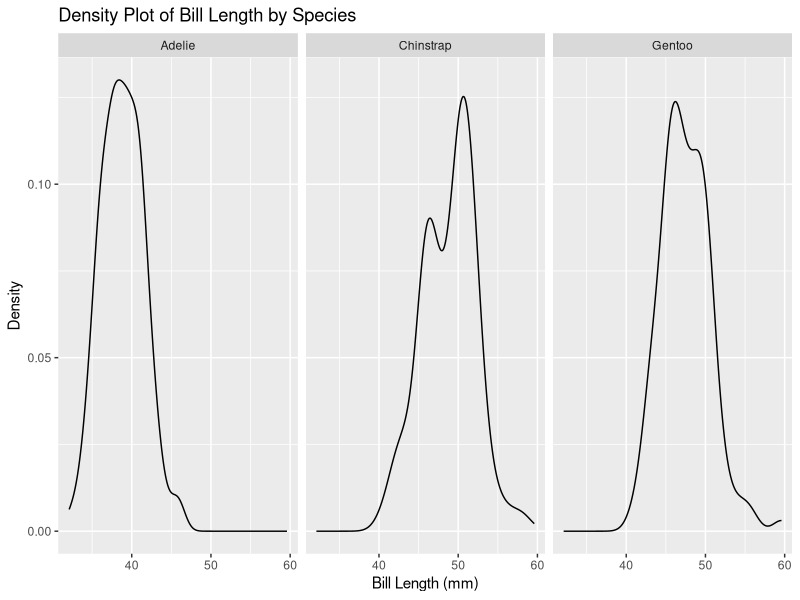
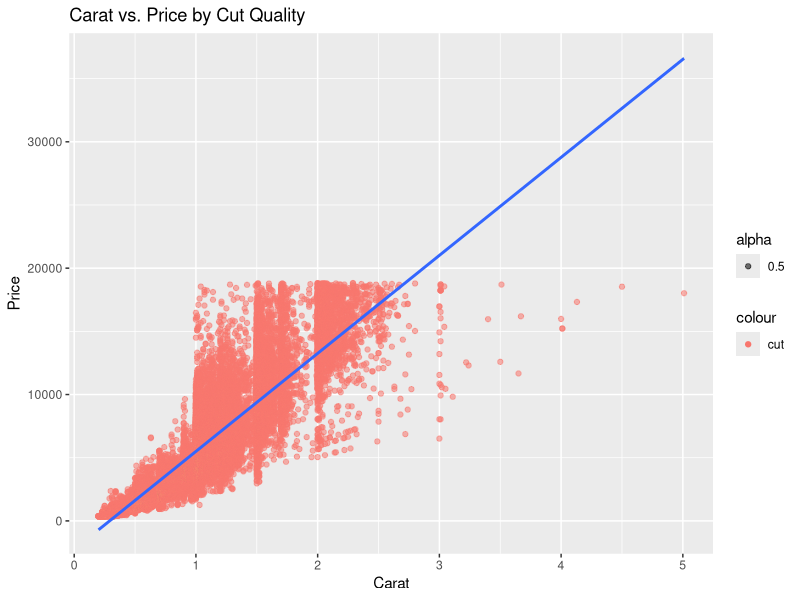
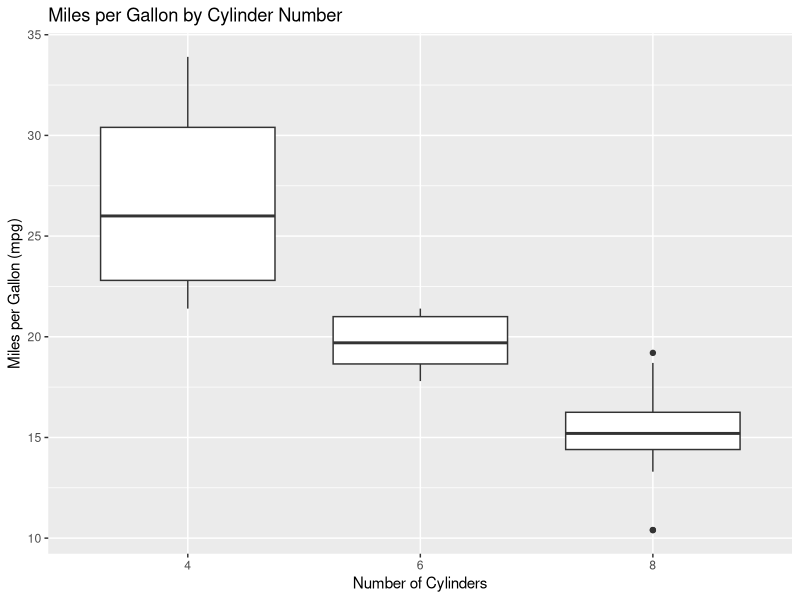
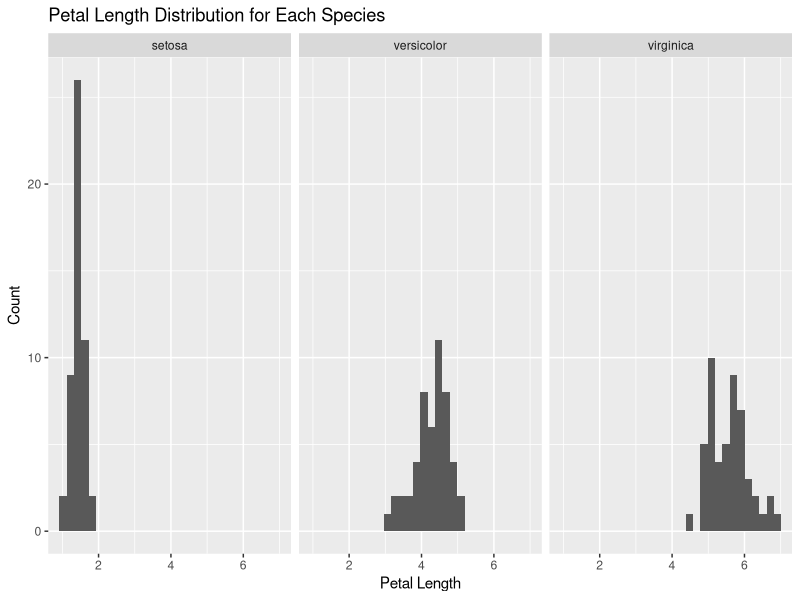

Write the R code that produced these figures, in order.
# Please create teh following plots:

# Q1 ----

# Load the tidyverse library
library(tidyverse)

# Load the palmerpenguins library
library(palmerpenguins)

# Load the penguins dataset
data(penguins)

# Plot 1
# Create a density plot of the 'bill_length_mm' column of the penguins
# dataset.
# Use the ggplot() function to create the plot.
# Use the aes() function to specify the x-axis variable.
# Inside the aes() function, set the x parameter to the 'bill_length_mm'
# column of the penguins dataset.
# Add a + sign after the ggplot() function.
# Use the geom_density() function to add a density plot to the ggplot()
# function.
# Add a + sign after the geom_density() function.
# Use the facet_grid() function to add a facet to the ggplot() function.
# Inside the facet_grid() function, set the formula to
# "~ species".
# Add a + sign after the facet_grid() function.
# Use the labs() function to add a title to the ggplot() function.
# Inside the labs() function, set the title parameter to
# "Density Plot of Bill Length by Species".
# Set the x parameter to "Bill Length (mm)".
# Set the y parameter to "Density".

plot1 <- ggplot(penguins, mapping=aes(x=bill_length_mm)) + 
  geom_density() +
  facet_grid(~ species) +
  labs(title='Density Plot of Bill Length by Species', x='Bill Length (mm)', y='Density')


# To verify your answer, run the following code
plot1

# Q2 ----

# Use the diamonds dataset from ggplot2
data(diamonds)

# Plot 2
# Create a scatter plot of 'carat' vs. 'price', colored by 'cut' quality.
# Use the ggplot() function to create the plot.
# Use the aes() function to specify the x-axis and y-axis variables.
# Inside the aes() function, set the x parameter to 'carat', the y parameter to 'price'.
# Add a + sign after the ggplot() function.
# Use the geom_point() function to add a scatter plot to the ggplot() function. 
# Inside the geom_point() function, use the aes() function to set the color parameter to 'cut'.
# Set the alpha parameter inside geom_point() to 0.5 to make the points semi-transparent if there is overplotting.
# Use the geom_smooth() function to add a smooth line through the points for each 'cut' category, setting the method argument to "lm" for linear models.
# Add a + sign after the geom_point() (and geom_smooth(), if used) function.
# Use the labs() function to add a title to the ggplot() function.
# Inside the labs() function, set the title parameter to "Carat vs. Price by Cut Quality",
# Set the x parameter to "Carat",
# Set the y parameter to "Price".

plot2 <- ggplot(diamonds, mapping=aes(x = carat, y = price)) +
  geom_point(aes(color = 'cut', alpha = 0.5)) +
  geom_smooth(method = lm) +
  labs(title='Carat vs. Price by Cut Quality', x = 'Carat', y = 'Price')


# To verify your answer, run the following code
plot2

# Q3 ----


# Use the mtcars dataset
data(mtcars)

# Plot 3
# Create a boxplot of 'mpg' by 'cyl' (number of cylinders).
# Use the ggplot() function to create the plot.
# Use the aes() function to specify the x-axis and y-axis variables.
# Inside the aes() function, set the x parameter to 'cyl' and the y parameter to 'mpg'.
# NOTICE that you will need to convert the 'cyl' column to a factor using the factor() function. factor(cyl)
# Add a + sign after the ggplot() function.
# Use the geom_boxplot() function to add a boxplot to the ggplot() function.
# Add a + sign after the geom_boxplot() function.
# Use the labs() function to add a title to the ggplot() function.
# Inside the labs() function, set the title parameter to "Miles Per Gallon by Cylinder Number",
# Set the x parameter to "Number of Cylinders",
# Set the y parameter to "Miles Per Gallon (mpg)".

plot3 <- ggplot(mtcars, mapping=aes(x=factor(cyl), y=mpg)) +
  geom_boxplot() +
  labs(title='Miles per Gallon by Cylinder Number', x='Number of Cylinders', y='Miles per Gallon (mpg)')


# To verify your answer, run the following code
plot3

# Q4 ----

# Use the iris dataset
data(iris)

# Plot 4
# Create a histogram of 'Petal.Length' for each species.
# Use the ggplot() function to create the plot.
# Use the aes() function to specify the x-axis variable.
# Inside the aes() function, set the x parameter to 'Petal.Length'.
# Add a + sign after the ggplot() function.
# Use the geom_histogram() function to add a histogram to the ggplot() function, and set bins to 30.
# Add a + sign after the geom_histogram() function.
# Use the facet_wrap() function to add a facet for 'Species'.
# Inside the facet_wrap() function, set the facets parameter to '~ Species'.
# Add a + sign after the facet_wrap() function.
# Use the labs() function to add a title to the ggplot() function.
# Inside the labs() function, set the title parameter to "Petal Length Distribution for Each Species",
# Set the x parameter to "Petal Length",
# Set the y parameter to "Count".

plot4 <- ggplot(iris, mapping=aes(x=Petal.Length)) +
  geom_histogram(bins = 30) +
  facet_wrap(facets = ~ Species) +
  labs(title='Petal Length Distribution for Each Species', x='Petal Length', y='Count')


# To verify your answer, run the following code
plot4



